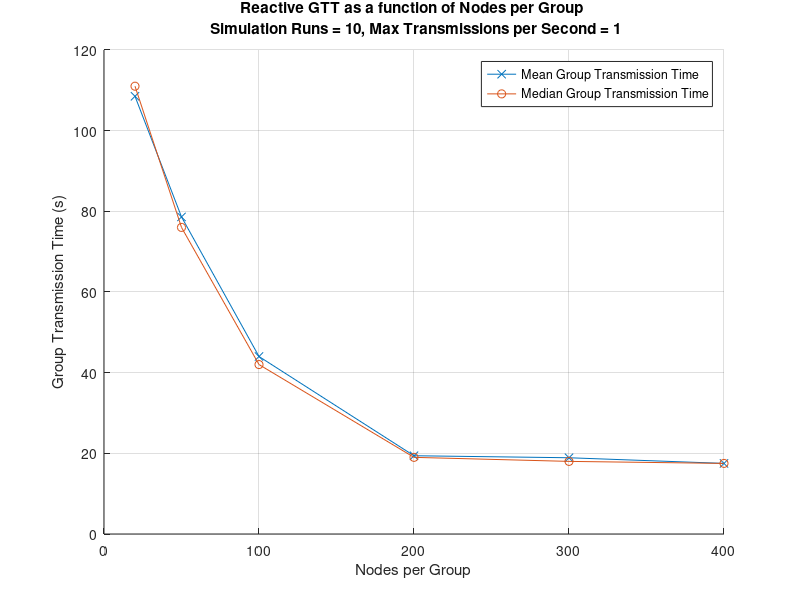
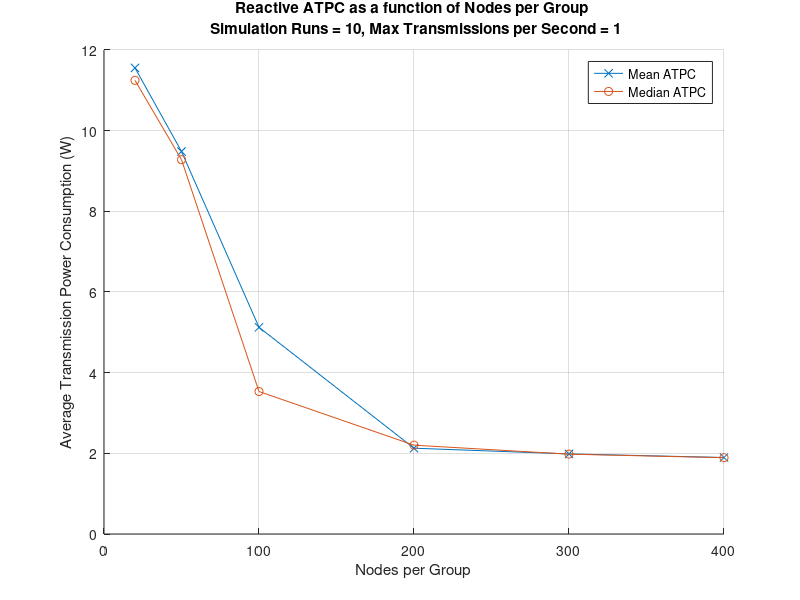

Here is the MATLAB script that generated these plots, in order:
clear
close all

algo = 'Reactive';
number_of_runs = 10;
transmissions_per_sec = 1;

nodes = [
    20
    50
    100
    200
    300
    400
    ];

mean_GTT = [
    108.5000
    78.6000
    44
    19.4000
    18.9000
    17.5
    ];

median_GTT = [
    111
    76
    42
    19
    18
    17.5
    ];

mean_ATPC = [
    11.5540
    9.4820
    5.1234
    2.1268
    1.9851
    1.8965
    ];

median_ATPC = [
    11.2450
    9.2780
    3.5320
    2.2020
    1.9790
    1.8920
    ];

figure(1)
hold on
plot(nodes,mean_GTT,'-x')
plot(nodes,median_GTT,'-o')
hold off
grid on
xlabel('Nodes per Group')
ylabel('Group Transmission Time (s)')
legend('Mean Group Transmission Time', 'Median Group Transmission Time', 'Location', 'best')
str = sprintf('%s GTT as a function of Nodes per Group \n Simulation Runs = %d, Max Transmissions per Second = %d',algo,number_of_runs,transmissions_per_sec);
title(str);

figure(2)
hold on
plot(nodes,mean_ATPC,'-x')
plot(nodes,median_ATPC,'-o')
hold off
grid on
xlabel('Nodes per Group')
ylabel('Average Transmission Power Consumption (W)')
legend('Mean ATPC', 'Median ATPC', 'Location', 'best')
str = sprintf('%s ATPC as a function of Nodes per Group \n Simulation Runs = %d, Max Transmissions per Second = %d',algo,number_of_runs,transmissions_per_sec);
title(str);
